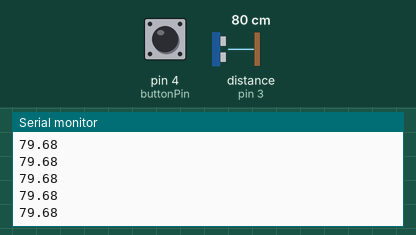
A sketch run on a simulated Arduino Uno, built with avr-gcc and run on an emulated ATmega328P. Shown: the last lines printed to the serial monitor. Wiring (inferred from the names in the program): ultrasonic range finder: trigger pin 2; echo pin 3. The test bench sets the inputs (shaded band); at power-on: distance to the obstacle (sensor on pin 3) 80 cm, pin 4 (buttonPin) LOW. The echo pulse lasts 58.3 µs per cm.

Above: at 1.2 s.
1.3 s: distance to the obstacle (sensor on pin 3) set to 2 cm
At 2.2 s:
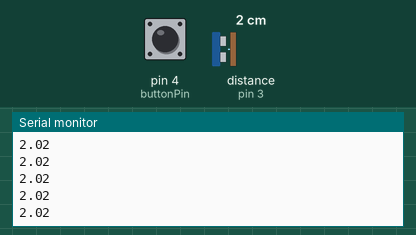
2.8 s: pin 4 (buttonPin) pulled HIGH for 0.15 s
4.4 s: pin 4 (buttonPin) pulled HIGH for 1 s
6.9 s: distance to the obstacle (sensor on pin 3) set to 4 cm
At 7.6 s:
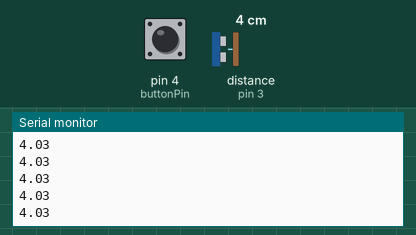
Timing chart, 0 to 9.4 s (numbered marks = the images above; inputs shaded):
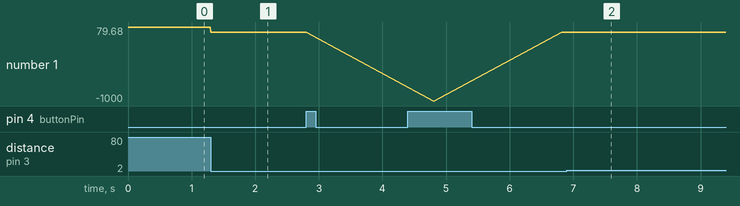

Measured:
- after the input at 1.3 s, the serial monitor: prints a new line at once (image 1)
- after the input at 6.9 s, the serial monitor: prints a new line at once (image 2)
- plotted number 1: 79.68 → 2.02 after the input at 1.3 s, 2.02 → 4.03 after the input at 6.9 s

The sketch:

Sensor_Sketch.ino
```cpp
/*
 * Security Sensor Sketch
 * by Prathic
 */
#include "SoftwareSerial.h"
SoftwareSerial serial_connection(0,1);
const int trigPin = 2;
const int echoPin = 3;
const int buttonPin = 4;     // the number of the pushbutton pin

// variables will change:
int buttonState = 0;         // variable for reading the pushbutton status
int currState = 1;
bool paused= false;

float duration, distance;

void setup() {
  pinMode(trigPin, OUTPUT);
  pinMode(echoPin, INPUT);
  Serial.begin(9600);
  serial_connection.begin(9600);
  // initialize the pushbutton pin as an input:
  pinMode(buttonPin, INPUT);

}

void loop() {
  digitalWrite(trigPin, LOW);
  delayMicroseconds(2);
  digitalWrite(trigPin, HIGH);
  delayMicroseconds(10);
  digitalWrite(trigPin, LOW);
  duration = pulseIn(echoPin, HIGH);
  distance = (duration*.0343)/2;
  if (currState == 1){
    Serial.println(distance);
    serial_connection.println(distance);
    paused = false;
  }
  if (currState == 0 && !paused){
    Serial.println(-1000);
    paused = true;
    serial_connection.println(-1000);
  }
  buttonState = digitalRead(buttonPin);
  if (buttonState == HIGH) {
    if (currState == 1)
      currState = 0;
    else
      currState = 1;
    delay(2000);
  }
}
```
